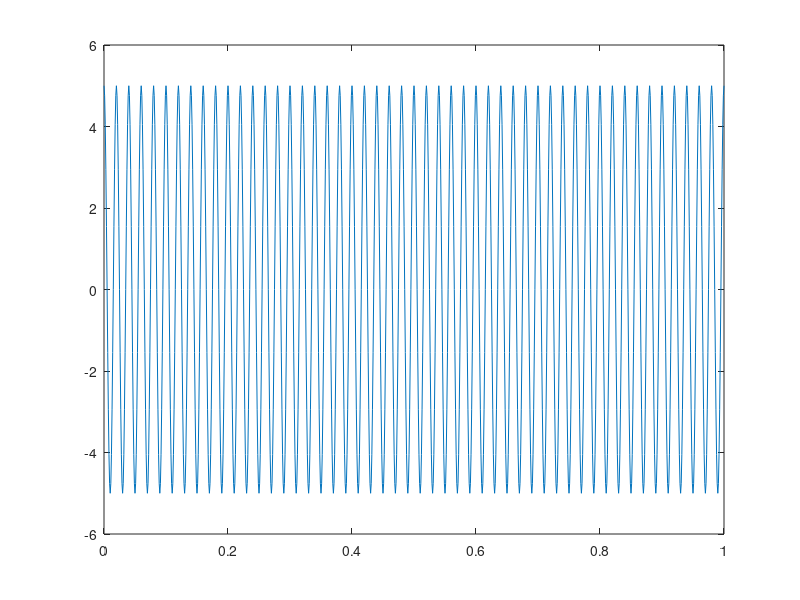
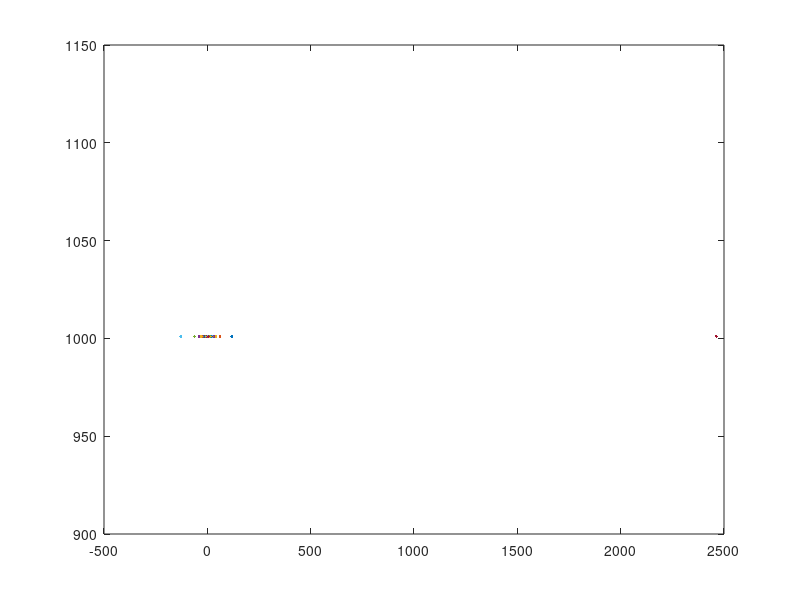

Write the MATLAB code that produced these figures, in order.
clc;
clear all;

Fs = 1000;

A = 5;
f = 50;
phase = 0;

t = 0:1/Fs:1;

x=A*cos(2*pi*f*t + phase);

plot(t,x);
figure;

FT_x = fft(x);

correct_FT_x = fftshift(FT_x);

plot(FT_x, length(FT_x));
%figure;
%FT_x(2)        %this is indexing the array

mag = abs(FT_x);
ph = angle(FT_x);

%QWER = linspace(f-Fs/2: : Fs/2);

%plot(f,mag);
%figure;
%plot(f,ph);






















